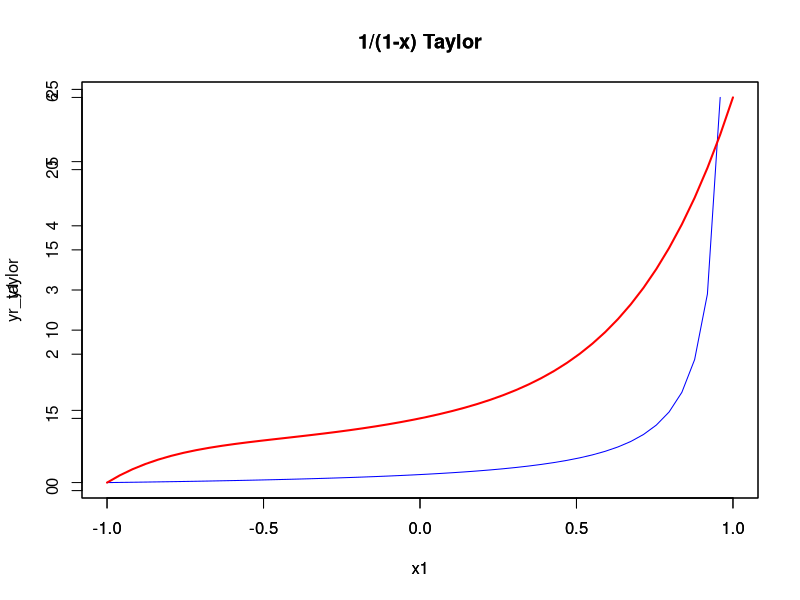

This chart was generated by the following R code:
## ---- chunk 1
rm(list=ls())
#install.packages("pracma")
library(pracma)
## ---- chunk 2
options(digits = 15)
f1<- function(x) {1/(1-x)} 
 
taylor_f1 <- taylor(f1,0,5)
## ---- chunk 3
x1 <- seq(-1.0, 1.0, length.out = 50)
x1
## ---- chunk 4
y1 <- f1(x1)
y1
## ---- chunk 5
yr_taylor <- polyval(taylor_f1, x1)
yr_taylor
## ---- chunk 6
plot(x1, y1, type = "l", main ="1/(1-x) Taylor", col = "blue", lwd= 1)
par(new = TRUE)
plot(x1, yr_taylor, type = "l", main="1/(1-x) Taylor", col = "red", lwd = 2)

